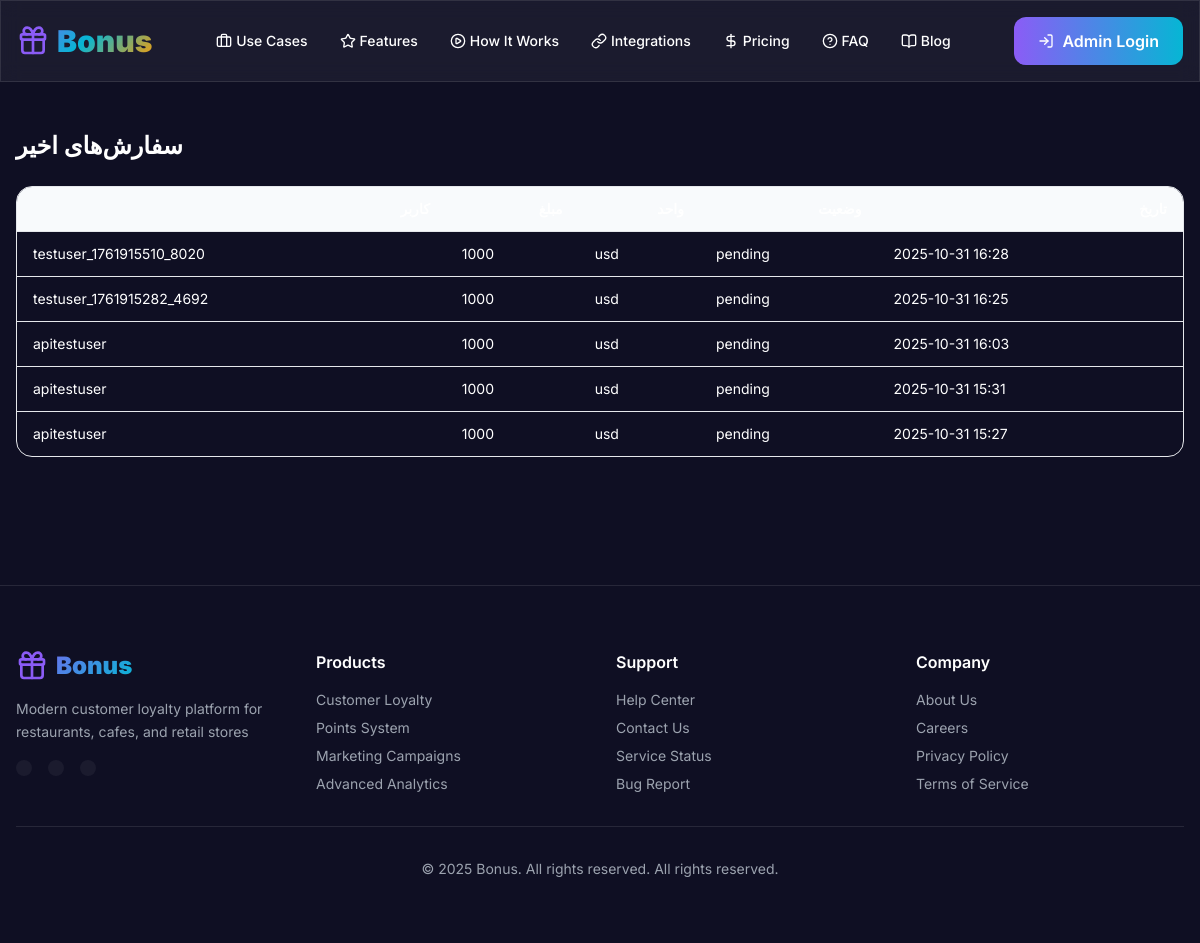
Page /partners/orders/ (signed in) on the committed database.
### payments/models.py (models this page shows, shortened)
class Order(models.Model):
    class Status(models.TextChoices):
        PENDING = "pending", "Pending"
        PAID = "paid", "Paid"
        FAILED = "failed", "Failed"
    user = models.ForeignKey(User, on_delete=models.SET_NULL, null=True, blank=True)
    business = models.ForeignKey(Business, on_delete=models.CASCADE, related_name="orders")
    amount_cents = models.PositiveIntegerField()
    currency = models.CharField(max_length=8, default="USD")
    status = models.CharField(max_length=16, choices=Status.choices, default=Status.PENDING)
    external_id = models.CharField(max_length=128, blank=True)
    created_at = models.DateTimeField(auto_now_add=True)
    updated_at = models.DateTimeField(auto_now=True)

### partners/views.py (the view)
# urls.py: path("orders/", views.orders_list, name="orders_list"),
@login_required
def orders_list(request):
    business = _get_active_business(request)
    orders = Order.objects.filter(business=business).select_related("user").order_by("-created_at") if business else []
    return render(request, "partners/orders_list.html", {"business": business, "orders": orders})

### partners/views.py (called while the page is built)
def _get_active_business(request):
    business_id = request.session.get("active_business_id")
    if business_id:
        return Business.objects.filter(id=business_id, owner=request.user).first()
    return Business.objects.filter(owner=request.user).first()

### templates/partners/orders_list.html (shortened to what this page needs)
{% extends 'base.html' %}
{% block content %}
<div class="max-w-7xl mx-auto px-4 py-12">
  <h1 class="text-2xl font-bold">سفارش‌های اخیر</h1>
  <div class="mt-6 overflow-x-auto rounded-2xl border">
    <table class="min-w-full text-sm">
      <thead class="bg-slate-50">
        <tr>
          <th class="px-4 py-3 text-right">کاربر</th>
          <th class="px-4 py-3 text-right">مبلغ</th>
          <th class="px-4 py-3 text-right">واحد</th>
          <th class="px-4 py-3 text-right">وضعیت</th>
          <th class="px-4 py-3 text-right">تاریخ</th>
        </tr>
      </thead>
      <tbody>
        {% for o in orders %}
          <tr class="border-t">
            <td class="px-4 py-3">{% if o.user %}{{ o.user.username }}{% else %}-{% endif %}</td>
            <td class="px-4 py-3">{{ o.amount_cents }}</td>
            <td class="px-4 py-3">{{ o.currency }}</td>
            <td class="px-4 py-3">{{ o.status }}</td>
            <td class="px-4 py-3">{{ o.created_at|date:'Y-m-d H:i' }}</td>
          </tr>
        {% empty %}
          <tr>
            <td class="px-4 py-6 text-center text-slate-500" colspan="5">سفارشی موجود نیست.</td>
          </tr>
        {% endfor %}
      </tbody>
    </table>
  </div>
</div>
{% endblock %}

### templates/base.html (shortened to what this page needs)
{% load i18n %}
<!DOCTYPE html>
<html lang="en" dir="ltr">
  <head>
    <script src="https://cdn.tailwindcss.com"></script>
  </head>
  <body class="bg-dark text-white scroll-smooth">
    <header class="sticky top-0 z-50 glass-effect border-b border-white/10">
      <div class="max-w-7xl mx-auto px-4 py-4 flex items-center justify-between">
        <a href="/" class="text-3xl font-black text-gradient flex items-center gap-2">
          <i data-lucide="gift" class="w-8 h-8 text-primary"></i>
          Bonus
        </a>
        <nav class="hidden lg:flex gap-8 text-sm font-medium">
          <a href="/use-cases/" class="hover:text-primary transition-colors duration-300 flex items-center gap-1">
            <i data-lucide="briefcase" class="w-4 h-4"></i>
            Use Cases
          </a>
          <a href="/features/" class="hover:text-primary transition-colors duration-300 flex items-center gap-1">
            <i data-lucide="star" class="w-4 h-4"></i>
            Features
          </a>
          <a href="/how-it-works/" class="hover:text-primary transition-colors duration-300 flex items-center gap-1">
            <i data-lucide="play-circle" class="w-4 h-4"></i>
            How It Works
          </a>
          <a href="/integrations/" class="hover:text-primary transition-colors duration-300 flex items-center gap-1">
            <i data-lucide="link" class="w-4 h-4"></i>
            Integrations
          </a>
          <a href="/pricing/" class="hover:text-primary transition-colors duration-300 flex items-center gap-1">
            <i data-lucide="dollar-sign" class="w-4 h-4"></i>
            Pricing
          </a>
          <a href="/faq/" class="hover:text-primary transition-colors duration-300 flex items-center gap-1">
            <i data-lucide="help-circle" class="w-4 h-4"></i>
            FAQ
          </a>
          <a href="/blog/" class="hover:text-primary transition-colors duration-300 flex items-center gap-1">
            <i data-lucide="book-open" class="w-4 h-4"></i>
            Blog
          </a>
        </nav>
        <div class="flex items-center gap-4">
          <a href="/partners/login/" class="px-6 py-3 rounded-xl bg-gradient-to-r from-primary to-secondary text-white font-semibold hover:shadow-lg hover:shadow-primary/25 transition-all duration-300 flex items-center gap-2">
            <i data-lucide="log-in" class="w-4 h-4"></i>
            Admin Login
          </a>
        </div>
      </div>
    </header>
    {% block content %}{% endblock %}
    <footer class="border-t border-white/10 mt-20 py-16">
      <div class="max-w-7xl mx-auto px-4">
        <div class="grid md:grid-cols-4 gap-8 mb-8">
          <div class="space-y-4">
            <div class="flex items-center gap-2 text-2xl font-black text-gradient">
              <i data-lucide="gift" class="w-8 h-8 text-primary"></i>
              Bonus
            </div>
            <p class="text-gray-400 text-sm leading-relaxed">
              Modern customer loyalty platform for restaurants, cafes, and retail stores
            </p>
            <div class="flex gap-4">
              <a href="#" class="p-2 rounded-lg bg-white/5 hover:bg-primary/20 transition-colors">
              </a>
              <a href="#" class="p-2 rounded-lg bg-white/5 hover:bg-primary/20 transition-colors">
              </a>
              <a href="#" class="p-2 rounded-lg bg-white/5 hover:bg-primary/20 transition-colors">
              </a>
            </div>
          </div>
          <div class="space-y-4">
            <h3 class="font-semibold text-white">Products</h3>
            <div class="space-y-2 text-sm text-gray-400">
              <a href="#" class="block hover:text-primary transition-colors">Customer Loyalty</a>
              <a href="#" class="block hover:text-primary transition-colors">Points System</a>
              <a href="#" class="block hover:text-primary transition-colors">Marketing Campaigns</a>
              <a href="#" class="block hover:text-primary transition-colors">Advanced Analytics</a>
            </div>
          </div>
          <div class="space-y-4">
            <h3 class="font-semibold text-white">Support</h3>
            <div class="space-y-2 text-sm text-gray-400">
              <a href="#" class="block hover:text-primary transition-colors">Help Center</a>
              <a href="#" class="block hover:text-primary transition-colors">Contact Us</a>
              <a href="#" class="block hover:text-primary transition-colors">Service Status</a>
              <a href="#" class="block hover:text-primary transition-colors">Bug Report</a>
            </div>
          </div>
          <div class="space-y-4">
            <h3 class="font-semibold text-white">Company</h3>
            <div class="space-y-2 text-sm text-gray-400">
              <a href="#" class="block hover:text-primary transition-colors">About Us</a>
              <a href="#" class="block hover:text-primary transition-colors">Careers</a>
              <a href="#" class="block hover:text-primary transition-colors">Privacy Policy</a>
              <a href="#" class="block hover:text-primary transition-colors">Terms of Service</a>
            </div>
          </div>
        </div>
        <div class="border-t border-white/10 pt-8 text-center text-sm text-gray-400">
          © {% now "Y" %} Bonus. {% trans "All rights reserved" %}. All rights reserved.
        </div>
      </div>
    </footer>
  </body>
  </html>

### templates/base.html (style rules this page uses)
.glass-effect { background: rgba(255, 255, 255, 0.05); backdrop-filter: blur(10px); border: 1px solid rgba(255, 255, 255, 0.1); }
.text-gradient { background: linear-gradient(135deg, #8b5cf6, #06b6d4, #f59e0b); -webkit-background-clip: text; -webkit-text-fill-color: transparent; background-clip: text; }
.scroll-smooth { scroll-behavior: smooth; }
body { font-family: 'Inter', sans-serif; }

### rows in the picture
Order: user.username "testuser_1761915510_8020", amount_cents "1000", currency "usd", status "pending", created_at "2025-10-31 16:28"
Order: user.username "testuser_1761915282_4692", amount_cents "1000", currency "usd", status "pending", created_at "2025-10-31 16:25"
Order: user.username "apitestuser", amount_cents "1000", currency "usd", status "pending", created_at "2025-10-31 16:03"
Order: user.username "apitestuser", amount_cents "1000", currency "usd", status "pending", created_at "2025-10-31 15:31"
Order: user.username "apitestuser", amount_cents "1000", currency "usd", status "pending", created_at "2025-10-31 15:27"
